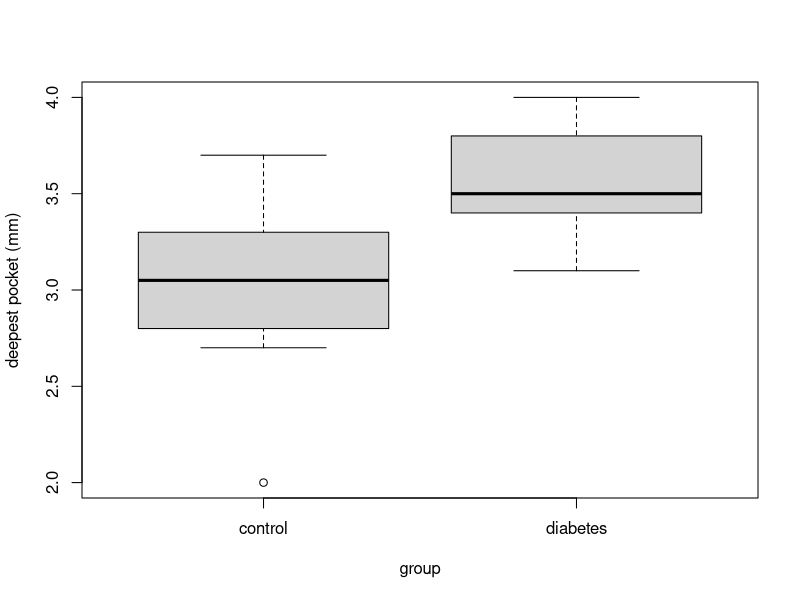
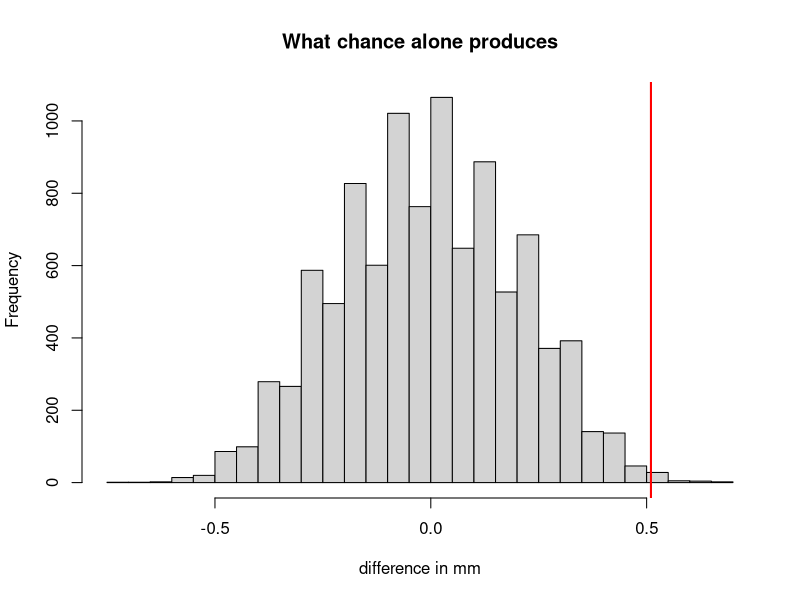
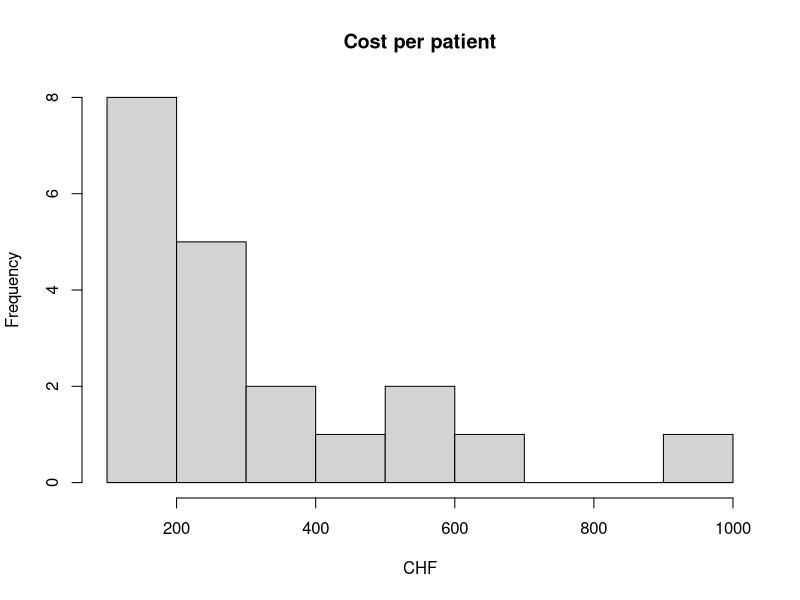
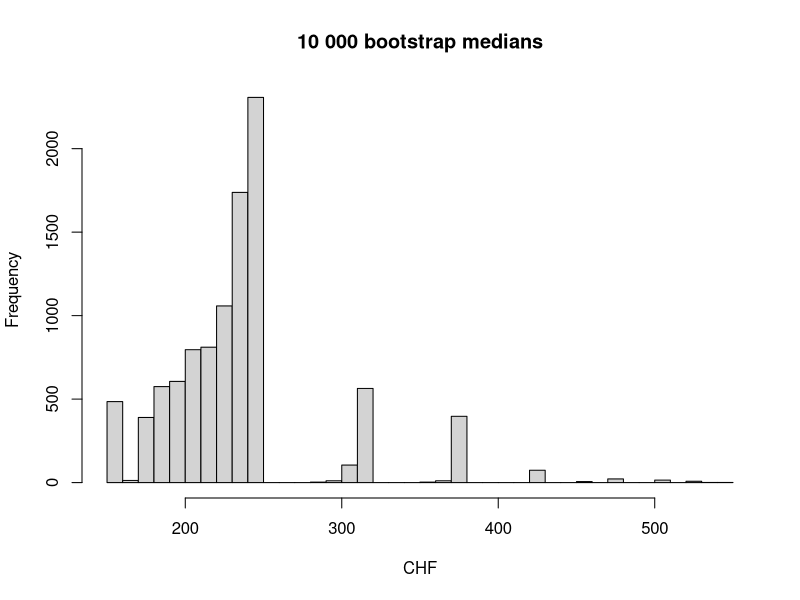
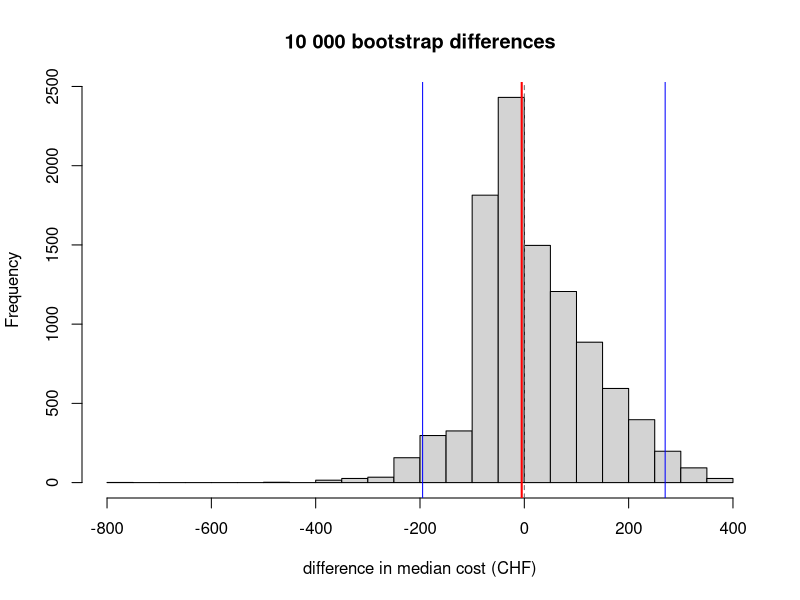
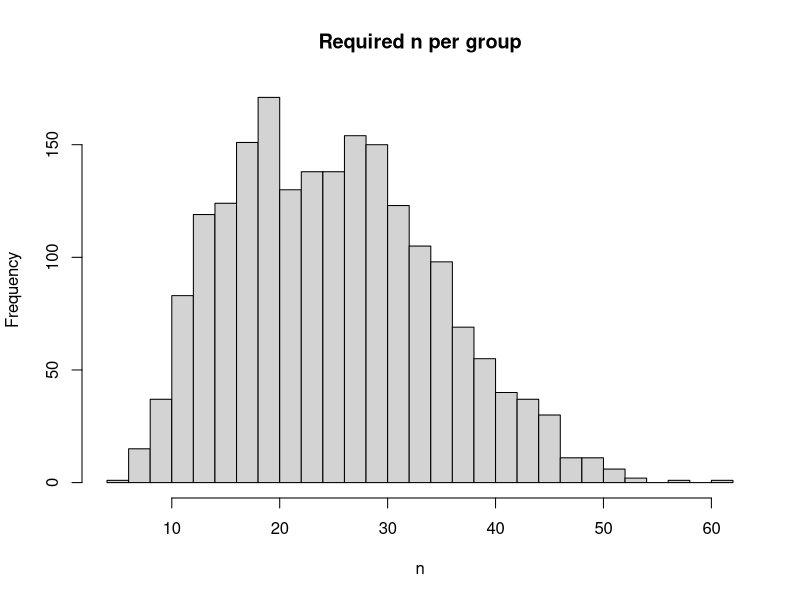

The R source for these figures, in order:
# ==================================================================
#  Day 3 - Resampling: hands-on
#  Base R only. Nothing to download.
#  Put the cursor on a line and press Ctrl+Enter (Mac: Cmd+Enter).
# ==================================================================


# ---- 0. Make the data --------------------------------------------
#  Just run this block. It invents 20 patients so that we have
#  something to work with. How it works is a topic for another day.

set.seed(2026)

group <- rep(c("diabetes", "control"), each = 10)
true_depth <- c(rnorm(10, mean = 3.4, sd = 0.35),   # 10 with diabetes
                rnorm(10, mean = 2.8, sd = 0.35))   # 10 without

site1 <- round(true_depth + rnorm(20, 0, 0.30), 1)  # four sites around
site2 <- round(true_depth + rnorm(20, 0, 0.30), 1)  # one tooth,
site3 <- round(true_depth + rnorm(20, 0, 0.30), 1)  # probing depth in mm
site4 <- round(true_depth + rnorm(20, 0, 0.30), 1)

cost <- round(rlnorm(20, log(280), 0.55), -1)       # in CHF

d <- data.frame(patient = 1:20, group, site1, site2, site3, site4, cost)


# ---- 1. Look at it -----------------------------------------------

d                 # 20 rows: small enough to print the whole table
View(d)           # or open it as a spreadsheet - capital V

table(d$group)    # 10 patients in each group

# View() is a viewer, not an editor. You change data in the script,
# never in that window.


# ---- 2. One number per patient -----------------------------------
# The deepest of the four sites is what decides the treatment.

d$depth <- pmax(d$site1, d$site2, d$site3, d$site4)

d                 # a new column on the right - check a row by eye

a <- d$depth[d$group == "diabetes"]     # the 10 diabetic patients
b <- d$depth[d$group == "control"]      # the 10 others

mean(a)                # 3.54
mean(b)                # 3.03
mean(a) - mean(b)      # 0.51 mm deeper

boxplot(depth ~ group, data = d, ylab = "deepest pocket (mm)")


# ---- 3. Permutation test -----------------------------------------
# Question: could chance alone produce a gap of 0.51 mm?

obs  <- mean(a) - mean(b)     # the number we have to judge
pool <- c(a, b)               # all 20 patients, labels thrown away

# One shuffle: pick 10 of the 20 at random, call them "diabetes",
# and see what difference comes out.
i <- sample(20, 10)
mean(pool[i]) - mean(pool[-i])       # pool[-i] means "all the others"

# Now do that 10 000 times and keep every answer.
diffs <- replicate(10000, {
  i <- sample(20, 10)
  mean(pool[i]) - mean(pool[-i])
})

hist(diffs, breaks = 40, xlab = "difference in mm",
     main = "What chance alone produces")
abline(v = obs, col = "red", lwd = 2)

mean(abs(diffs) >= abs(obs))     # the p-value  ->  0.008

# The classical test, for comparison:
t.test(depth ~ group, data = d)  # p = 0.012
# It prints -0.51 because R puts "control" first. Same difference.


# ---- 4. Bootstrap -------------------------------------------------
# Question: the median cost is 235 CHF - how precise is that?

hist(d$cost, breaks = 12, xlab = "CHF", main = "Cost per patient")
mean(d$cost)          # 316  - dragged up by a few expensive patients
median(d$cost)        # 235  - the typical patient

# One redraw: 20 patients drawn from our 20, with repeats allowed.
median(sample(d$cost, 20, replace = TRUE))

# Now 10 000 redraws, and the middle 95% of the answers.
meds <- replicate(10000, median(sample(d$cost, 20, replace = TRUE)))

quantile(meds, c(0.025, 0.975))      # 160 to 380 CHF

hist(meds, breaks = 40, xlab = "CHF", main = "10 000 bootstrap medians")

# Your turn: put mean in place of median in the two lines above.
# Nothing else has to change - that is the point of the method.

# ---- 5. Bootstrap: a difference between two groups ---------------
# Question: do diabetic patients cost more than controls?
# Each group is redrawn separately and keeps its own size.
# Compare with part 3, where the labels were deliberately pooled.
 
dia <- d$cost[d$group == "diabetes"]     # 10 patients
con <- d$cost[d$group == "control"]      # 10 patients
 
median(dia)                          # 230 CHF
median(con)                          # 235 CHF
median(dia) - median(con)            # -5 CHF
 
dif <- replicate(10000, median(sample(dia, 10, TRUE)) -
                        median(sample(con, 10, TRUE)))
 
quantile(dif, c(0.025, 0.975))       # about -195 to +270 CHF
 
hist(dif, breaks = 40, xlab = "difference in median cost (CHF)",
     main = "10 000 bootstrap differences")
abline(v = median(dia) - median(con), col = "red",    lwd = 2)
abline(v = 0,                         col = "grey40", lty = 2)
abline(v = -195, col= "blue")
abline(v = 270, col = "blue")


# ==================================================================
#  Extra, if there is time
# ==================================================================

# How big must the real study be? delta is the difference you would
# not want to miss - your judgement, not a calculation.

# The spread we need is the spread WITHIN the groups, from all 20:
sd(a)                              # 0.28 mm in the diabetic arm
sd(b)                              # 0.48 mm in the control arm
s <- sqrt((var(a) + var(b)) / 2)   # both arms together
s                                  # 0.39 mm

power.t.test(delta = 0.3, sd = s, power = 0.80)   # 28 patients per group

# And s itself comes from only 20 patients, so it is shaky too.
# Redraw both arms 2 000 times and recompute the sample size:
ns <- replicate(2000, {
  s2 <- sqrt((var(sample(a, 10, replace = TRUE)) +
              var(sample(b, 10, replace = TRUE))) / 2)
  power.t.test(delta = 0.3, sd = s2, power = 0.80)$n
})
quantile(ns, c(0.025, 0.975))      # 11 to 46 - plan for the top end
hist(ns, breaks = 30, xlab = "n", main = "Required n per group")


# ==================================================================
#  replace = FALSE  ->  shuffle  ->  is there a difference?
#  replace = TRUE   ->  redraw   ->  how precise is the estimate?
#
#  Change set.seed(2026) to any other number, run the script again,
#  and watch every answer move. That is sampling variation.
# ==================================================================
